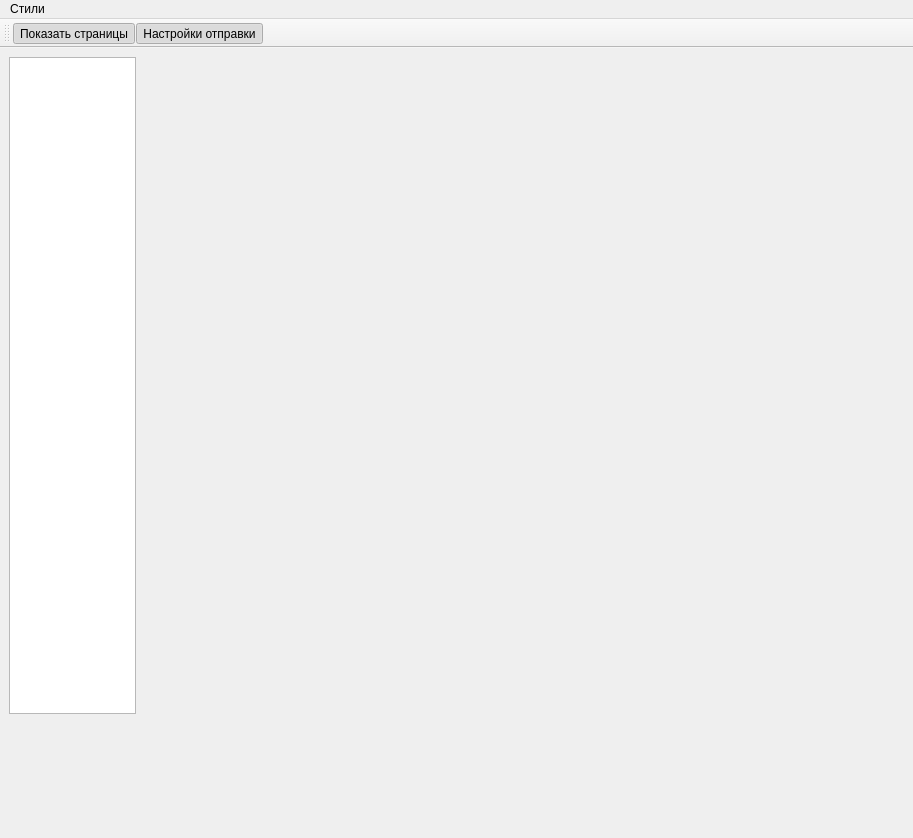
<?xml version="1.0" encoding="UTF-8"?>
<ui version="4.0">
 <class>MainWindow</class>
 <widget class="QMainWindow" name="MainWindow">
  <property name="geometry">
   <rect>
    <x>0</x>
    <y>0</y>
    <width>913</width>
    <height>838</height>
   </rect>
  </property>
  <property name="windowTitle">
   <string>MainWindow</string>
  </property>
  <widget class="QWidget" name="centralwidget">
   <layout class="QGridLayout" name="gridLayout" rowstretch="6,1" columnstretch="1,6">
    <item row="0" column="0">
     <widget class="QTreeWidget" name="treeWidget">
      <attribute name="headerVisible">
       <bool>false</bool>
      </attribute>
      <column>
       <property name="text">
        <string notr="true">1</string>
       </property>
      </column>
     </widget>
    </item>
    <item row="0" column="1">
     <widget class="QStackedWidget" name="stackedWidget">
      <property name="sizePolicy">
       <sizepolicy hsizetype="Minimum" vsizetype="Minimum">
        <horstretch>0</horstretch>
        <verstretch>0</verstretch>
       </sizepolicy>
      </property>
     </widget>
    </item>
    <item row="1" column="0" colspan="2">
     <widget class="SendWidget" name="sendPanel" native="true"/>
    </item>
   </layout>
  </widget>
  <widget class="QToolBar" name="toolBar">
   <property name="windowTitle">
    <string>toolBar</string>
   </property>
   <attribute name="toolBarArea">
    <enum>TopToolBarArea</enum>
   </attribute>
   <attribute name="toolBarBreak">
    <bool>false</bool>
   </attribute>
   <addaction name="ShowPages"/>
   <addaction name="sendOptions"/>
  </widget>
  <widget class="QMenuBar" name="menuBar">
   <property name="geometry">
    <rect>
     <x>0</x>
     <y>0</y>
     <width>913</width>
     <height>19</height>
    </rect>
   </property>
   <widget class="QMenu" name="menuCnbkb">
    <property name="title">
     <string>Стили</string>
    </property>
    <addaction name="actionDay"/>
    <addaction name="actionNight"/>
   </widget>
   <addaction name="menuCnbkb"/>
  </widget>
  <action name="ShowPages">
   <property name="checkable">
    <bool>true</bool>
   </property>
   <property name="checked">
    <bool>true</bool>
   </property>
   <property name="text">
    <string>Показать страницы</string>
   </property>
   <property name="menuRole">
    <enum>QAction::NoRole</enum>
   </property>
  </action>
  <action name="sendOptions">
   <property name="checkable">
    <bool>true</bool>
   </property>
   <property name="checked">
    <bool>true</bool>
   </property>
   <property name="text">
    <string>Настройки отправки</string>
   </property>
   <property name="menuRole">
    <enum>QAction::NoRole</enum>
   </property>
  </action>
  <action name="actionDay">
   <property name="checkable">
    <bool>false</bool>
   </property>
   <property name="text">
    <string>Day</string>
   </property>
   <property name="style" stdset="0">
    <string>day</string>
   </property>
  </action>
  <action name="actionNight">
   <property name="checkable">
    <bool>false</bool>
   </property>
   <property name="text">
    <string>Night</string>
   </property>
   <property name="style" stdset="0">
    <string>night</string>
   </property>
  </action>
 </widget>
 <customwidgets>
  <customwidget>
   <class>SendWidget</class>
   <extends>QWidget</extends>
   <header>SendWidget.h</header>
   <container>1</container>
  </customwidget>
 </customwidgets>
 <resources/>
 <connections/>
</ui>
